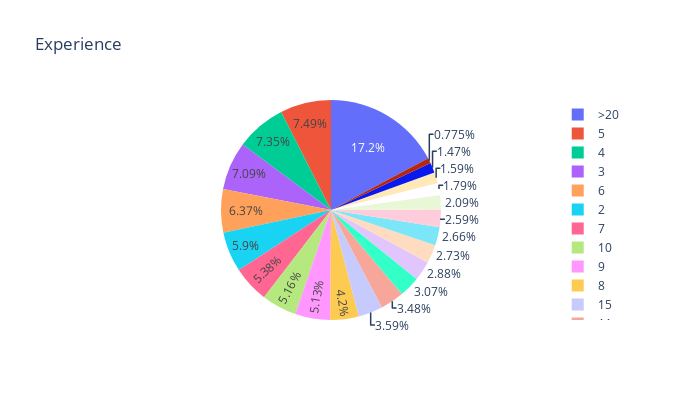

Notebook code for this chart:
### Code cell
fig = px.pie(
    ep,
    names='experience',
    values='percent',
    title='Experience',
    width=700,
    height=400
)
fig.update_layout({
'plot_bgcolor': 'rgba(0, 0, 0, 0)',
'paper_bgcolor': 'rgba(0, 0, 0, 0)',
})
fig.show()

### Figure 1 — Plotly figure (JSON) as saved in the notebook; plotly's stock layout.template omitted (floating-point values rounded to 4 significant figures)
{"data": [{"domain": {"x": [0, 1], "y": [0, 1]}, "hovertemplate": "experience=%{label}<br>percent=%{value}<extra></extra>", "labels": [">20", "5", "4", "3", "6", "2", "7", "10", "9", "8", "15", "11", "14", "1", "<1", "16", "12", "13", "17", "19", "18", "20"], "legendgroup": "", "name": "", "showlegend": true, "type": "pie", "values": [0.1715, 0.07464, 0.07323, 0.07068, 0.06347, 0.05883, 0.05366, 0.05141, 0.05115, 0.04186, 0.03581, 0.03466, 0.03059, 0.02866, 0.02725, 0.02652, 0.02579, 0.02083, 0.01785, 0.01587, 0.01462, 0.007725]}], "layout": {"height": 400, "legend": {"tracegroupgap": 0}, "paper_bgcolor": "rgba(0, 0, 0, 0)", "plot_bgcolor": "rgba(0, 0, 0, 0)", "title": {"text": "Experience"}, "width": 700}}
